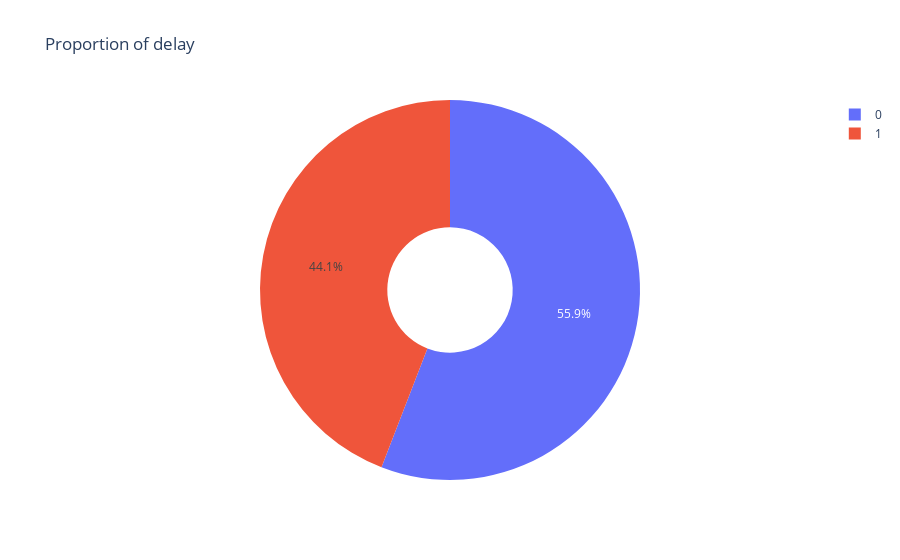

The cell this chart's notebook holds for it:
### Code cell
#Distribution of delayed rentals in dataset 
px.pie(df_delay_analysis,names='has_delay',title='Proportion of delay',hole=0.33)

### Figure 1 — Plotly figure (JSON) as saved in the notebook; plotly's stock layout.template omitted (floating-point values rounded to 4 significant figures; data arrays with more than 128 entries replaced by an {"elided": "..."} marker saying what was removed)
{"data": [{"domain": {"x": [0, 1], "y": [0, 1]}, "hole": 0.33, "hovertemplate": "has_delay=%{label}<extra></extra>", "labels": {"elided": "21310 int values"}, "legendgroup": "", "name": "", "showlegend": true, "type": "pie"}], "layout": {"autosize": true, "legend": {"tracegroupgap": 0}, "title": {"text": "Proportion of delay"}}}
